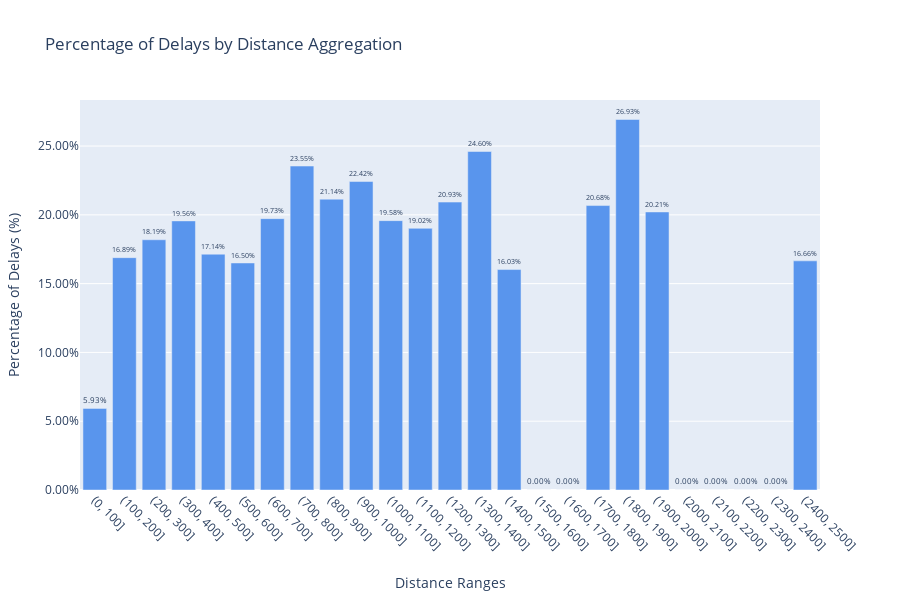

Notebook source saved alongside this figure:
### Markdown cell above
> Tworzę wykres słupkowy używając danych zapisanych w `flight_delays_by_distance_agg_df`

### Code cell
fig = px.bar(data_frame=flight_delays_by_distance_agg_df,
             x='distance_agg',
             y='is_delayed',
             labels={'distance_agg': 'Distance Ranges', 'is_delayed': 'Percentage of Delays (%)'},
             title='Percentage of Delays by Distance Aggregation',
             text_auto=True,
             height=600
            )

fig.update_layout(xaxis_title_standoff=25, 
                  xaxis_tickangle=45, 
                  hoverlabel=dict(bgcolor="white"),
                  hoverlabel_align = 'auto')

fig.update_traces(marker_color='#5995ED',
                  hovertemplate='Distance range: %{x}<br>Percentage of Delays: %{y:.2%}',
                  textposition='outside')

fig.update_yaxes(tickformat='.2%')

fig.show()

### Figure 1 — Plotly figure (JSON) as saved in the notebook; plotly's stock layout.template omitted (floating-point values rounded to 4 significant figures)
{"data": [{"alignmentgroup": "True", "hovertemplate": "Distance range: %{x}<br>Percentage of Delays: %{y:.2%}", "legendgroup": "", "marker": {"color": "#5995ED", "pattern": {"shape": ""}}, "name": "", "offsetgroup": "", "orientation": "v", "showlegend": false, "textposition": "outside", "texttemplate": "%{y}", "type": "bar", "x": ["(0, 100]", "(100, 200]", "(200, 300]", "(300, 400]", "(400, 500]", "(500, 600]", "(600, 700]", "(700, 800]", "(800, 900]", "(900, 1000]", "(1000, 1100]", "(1100, 1200]", "(1200, 1300]", "(1300, 1400]", "(1400, 1500]", "(1500, 1600]", "(1600, 1700]", "(1700, 1800]", "(1800, 1900]", "(1900, 2000]", "(2000, 2100]", "(2100, 2200]", "(2200, 2300]", "(2300, 2400]", "(2400, 2500]"], "xaxis": "x", "y": [0.05932, 0.1689, 0.1819, 0.1956, 0.1714, 0.165, 0.1973, 0.2355, 0.2114, 0.2242, 0.1958, 0.1902, 0.2093, 0.246, 0.1603, 0, 0, 0.2068, 0.2693, 0.2021, 0, 0, 0, 0, 0.1666], "yaxis": "y"}], "layout": {"barmode": "relative", "height": 600, "hoverlabel": {"align": "auto", "bgcolor": "white"}, "legend": {"tracegroupgap": 0}, "title": {"text": "Percentage of Delays by Distance Aggregation"}, "xaxis": {"anchor": "y", "domain": [0, 1], "tickangle": 45, "title": {"standoff": 25, "text": "Distance Ranges"}}, "yaxis": {"anchor": "x", "domain": [0, 1], "tickformat": ".2%", "title": {"text": "Percentage of Delays (%)"}}}}
